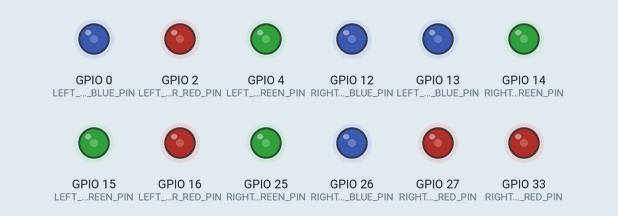
This sketch was run on a simulated ESP32. Parts: output pins drawn as LEDs (lit = HIGH).

Above: at 1.0 s.
At 3.4 s:
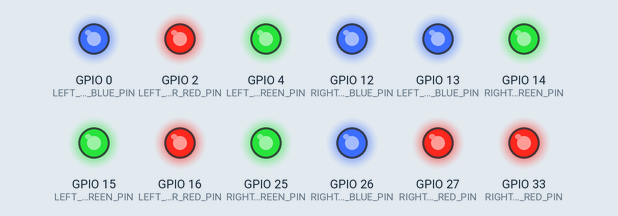
At 6.1 s:
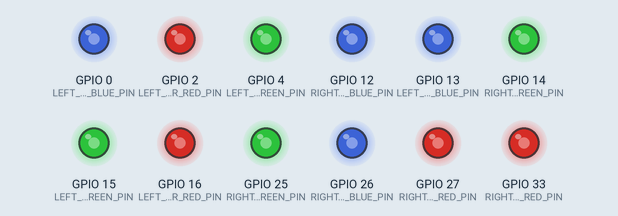
At 11.0 s:
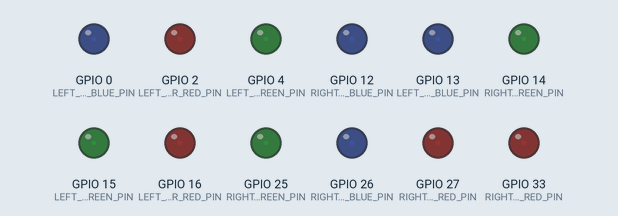
Timing chart, 0 to 12.5 s (numbered marks = the images above):
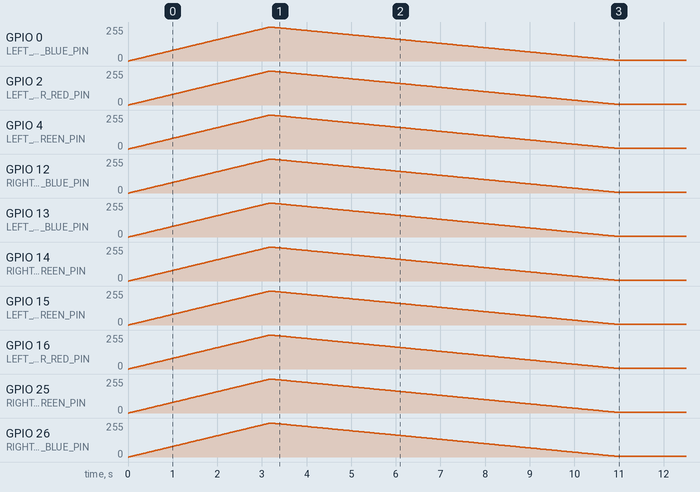

The sketch:

Goggles.ino
```cpp
#define LEFT_INNER_RED_PIN 16
#define LEFT_OUTER_RED_PIN 2
#define LEFT_INNER_GREEN_PIN 4
#define LEFT_OUTER_GREEN_PIN 15
#define LEFT_INNER_BLUE_PIN 0
#define LEFT_OUTER_BLUE_PIN 13

#define RIGHT_INNER_RED_PIN 33
#define RIGHT_OUTER_RED_PIN 27
#define RIGHT_INNER_GREEN_PIN 25
#define RIGHT_OUTER_GREEN_PIN 14
#define RIGHT_INNER_BLUE_PIN 26
#define RIGHT_OUTER_BLUE_PIN 12

#define LEFT_INNER_RED 0
#define LEFT_OUTER_RED 3
#define LEFT_INNER_GREEN 1
#define LEFT_OUTER_GREEN 4
#define LEFT_INNER_BLUE 2
#define LEFT_OUTER_BLUE 5

#define RIGHT_INNER_RED 6
#define RIGHT_OUTER_RED 9
#define RIGHT_INNER_GREEN 7
#define RIGHT_OUTER_GREEN 10
#define RIGHT_INNER_BLUE 8
#define RIGHT_OUTER_BLUE 11

#define PWM_FREQ 500
#define PWM_RESOLUTION 16

const int MAX_DUTY_CYCLE = (int)(pow(2, PWM_RESOLUTION) - 1);

void setup() {

  ledcSetup(LEFT_INNER_RED, PWM_FREQ, PWM_RESOLUTION);
  ledcSetup(LEFT_OUTER_RED, PWM_FREQ, PWM_RESOLUTION);
  ledcSetup(LEFT_INNER_GREEN, PWM_FREQ, PWM_RESOLUTION);
  ledcSetup(LEFT_OUTER_GREEN, PWM_FREQ, PWM_RESOLUTION);
  ledcSetup(LEFT_INNER_BLUE, PWM_FREQ, PWM_RESOLUTION);
  ledcSetup(LEFT_OUTER_BLUE, PWM_FREQ, PWM_RESOLUTION);
  ledcSetup(RIGHT_INNER_RED, PWM_FREQ, PWM_RESOLUTION);
  ledcSetup(RIGHT_OUTER_RED, PWM_FREQ, PWM_RESOLUTION);
  ledcSetup(RIGHT_INNER_GREEN, PWM_FREQ, PWM_RESOLUTION);
  ledcSetup(RIGHT_OUTER_GREEN, PWM_FREQ, PWM_RESOLUTION);
  ledcSetup(RIGHT_INNER_BLUE, PWM_FREQ, PWM_RESOLUTION);
  ledcSetup(RIGHT_OUTER_BLUE, PWM_FREQ, PWM_RESOLUTION);

  ledcAttachPin(LEFT_INNER_RED_PIN, LEFT_INNER_RED);
  ledcAttachPin(LEFT_OUTER_RED_PIN, LEFT_OUTER_RED);
  ledcAttachPin(LEFT_INNER_GREEN_PIN, LEFT_INNER_GREEN);
  ledcAttachPin(LEFT_OUTER_GREEN_PIN, LEFT_OUTER_GREEN);
  ledcAttachPin(LEFT_INNER_BLUE_PIN, LEFT_INNER_BLUE);
  ledcAttachPin(LEFT_OUTER_BLUE_PIN, LEFT_OUTER_BLUE);
  ledcAttachPin(RIGHT_INNER_RED_PIN, RIGHT_INNER_RED);
  ledcAttachPin(RIGHT_OUTER_RED_PIN, RIGHT_OUTER_RED);
  ledcAttachPin(RIGHT_INNER_GREEN_PIN, RIGHT_INNER_GREEN);
  ledcAttachPin(RIGHT_OUTER_GREEN_PIN, RIGHT_OUTER_GREEN);
  ledcAttachPin(RIGHT_INNER_BLUE_PIN, RIGHT_INNER_BLUE);
  ledcAttachPin(RIGHT_OUTER_BLUE_PIN, RIGHT_OUTER_BLUE);


  for (int br = 0; br < 65535; br += 250) {
    for (int channel = 0; channel < 12; channel++) {
      ledcWrite(channel, br);
      delay(1);
    }
  }
  for (int br = 65535; br > 1000; br -= 100) {
    for (int channel = 0; channel < 12; channel++) {
      ledcWrite(channel, br);
      delay(1);
    }
  }
}

void loop() {
}
```
